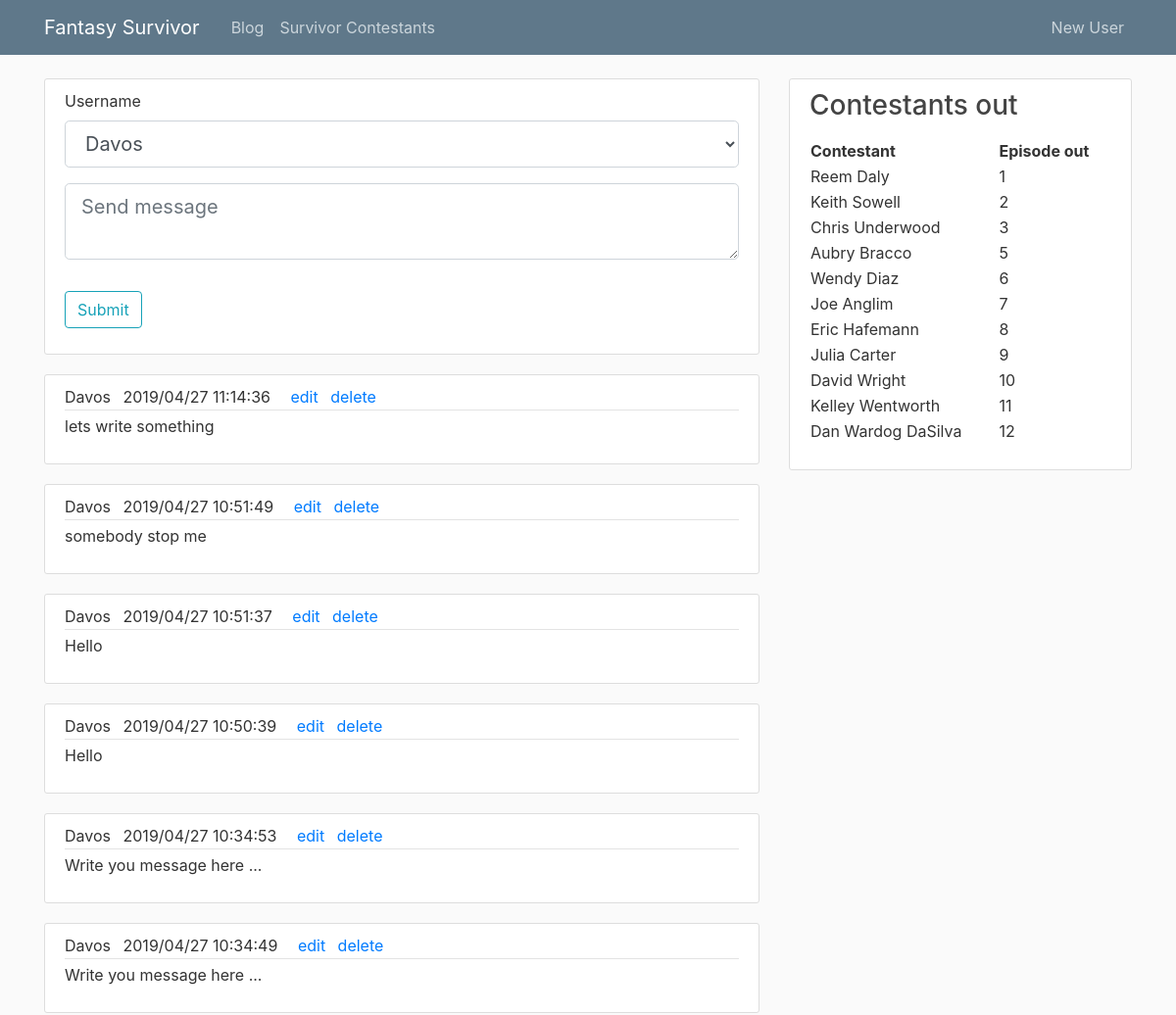
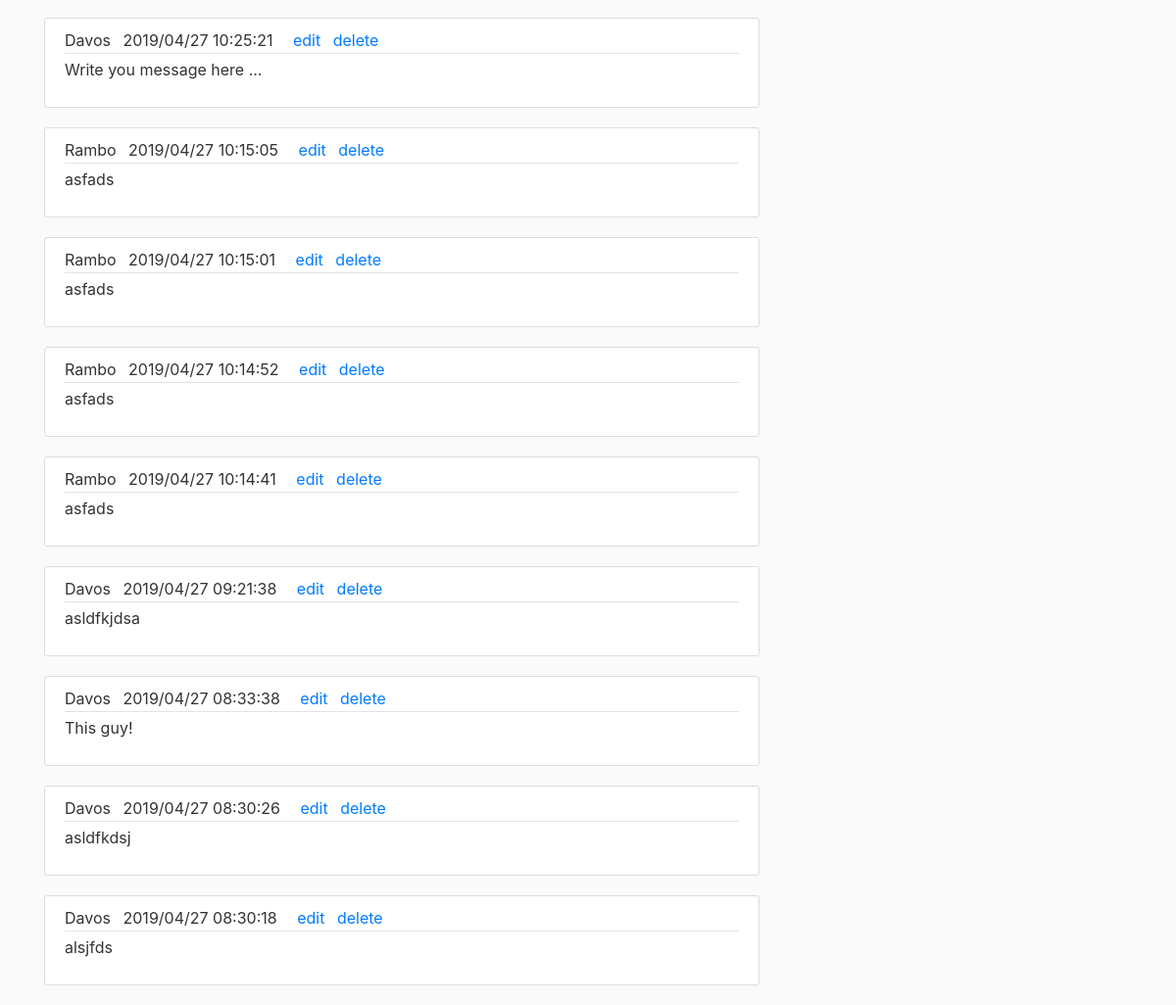
/blog, run on an earlier commit of the app's database (2 pictures, top to bottom).
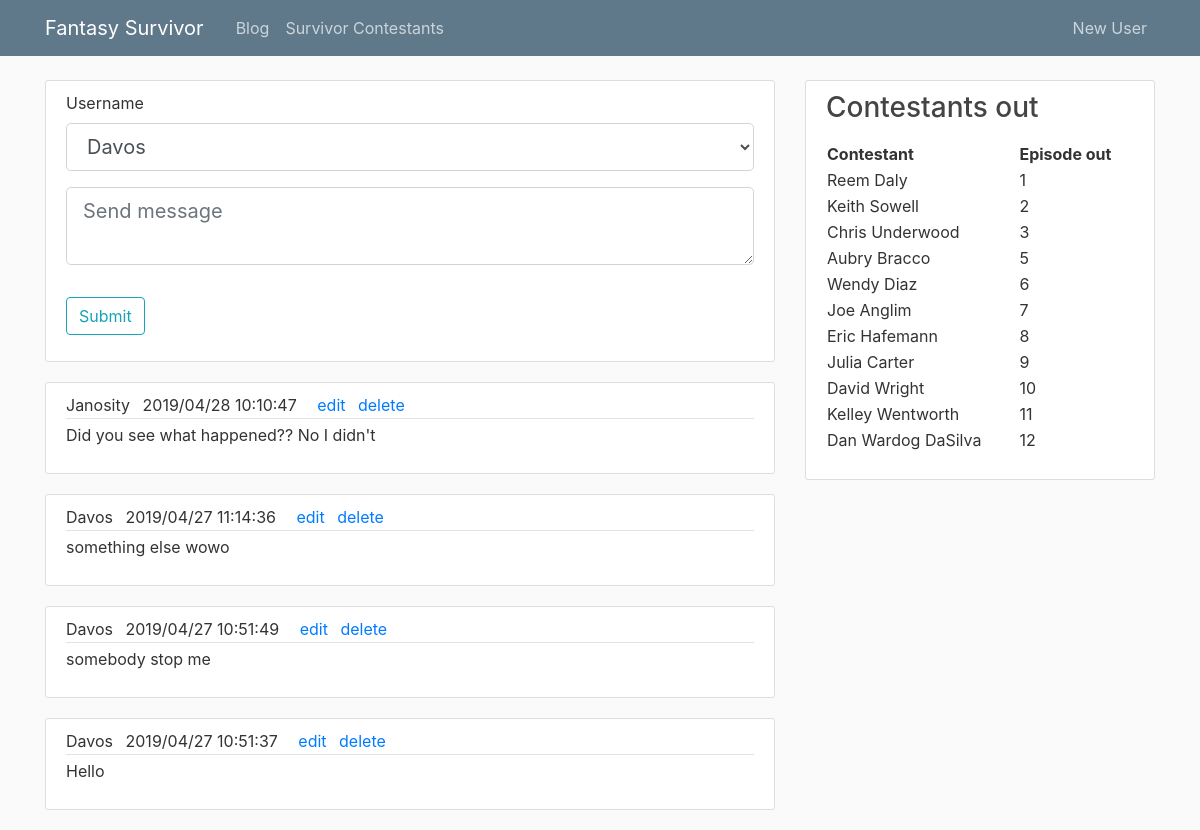
And on a later commit of the database.
### tables this page shows
CREATE TABLE Blog
(time_  DATETIME, 
user_nm varchar(255),
comp_nm varchar(255),
post varchar(255),
PRIMARY KEY (time_, user_nm, comp_nm),
constraint fk_user
    FOREIGN KEY (user_nm)
    REFERENCES CompUser(user_nm)
    on delete cascade,
constraint fk_comp
    FOREIGN KEY (comp_nm)
    references FantasyCompetition(comp_nm)
    on delete cascade
);

CREATE TABLE Contestant
(contestant_id INTEGER PRIMARY KEY AUTOINCREMENT, 
name varchar(255),
age INT,
sex char(15),
origin_town varchar(255),
season_no INT,
ep_no INT,
position_out INT,
foreign key (season_no) references Season,
foreign key (ep_no) references Episode
);

### survivorcomp.py (the view, shortened to what this page needs)
@app.route("/blog", methods=['GET', 'POST'])
def blog():
    c, conn = get_db()
    c.execute('SELECT user_nm FROM CompUser')
    results = c.fetchall()
    users = [(results.index(item), item['user_nm']) for item in results]
    form = BlogForm()
    form.username.choices = users
    conn = sqlite3.connect('survivor.db')
    conn.row_factory = dict_factory
    c = conn.cursor()
    c.execute("SELECT * FROM Blog \
        ORDER BY time_ DESC")
    blogs = c.fetchall()
    return render_template('blog.html', posts=blogs, form=form)

### forms.py
class BlogForm(FlaskForm):
    username = SelectField('Username', choices=[], coerce=int)
    content = TextAreaField(validators=[DataRequired()], render_kw=dict(placeholder='Send message'))
    submit = SubmitField('Submit')

### survivorcomp.py (called while the page is built)
def dict_factory(cursor, row):
    d = {}
    for idx, col in enumerate(cursor.description):
        d[col[0]] = row[idx]
    return d

def get_db():
    conn = sqlite3.connect('survivor.db')
    conn.row_factory = dict_factory
    c = conn.cursor()
    c.execute("PRAGMA foreign_keys=ON;")
    return c, conn

@app.context_processor
def feed_layout():
    c, conn = get_db()
    c.execute("SELECT name, ep_no \
        FROM contestant \
        Where ep_no is not Null \
        order by ep_no")
    out_cons = c.fetchall()
    return dict(out_cons=out_cons)

### templates/blog.html (shortened to what this page needs)
{% extends "layout.html" %}
{% block content %}
<div class="content-section">
    <form method="POST" action="">
        <fieldset class="form-group">
            <div class="form-group">
                {{ form.username.label(class="form-control-label") }}
                {% if form.username.errors %}
                    {{ form.username(class="form-control form-control-lg is-invalid") }}
                    <div class="invalid-feedback">
                        {% for error in form.username.errors %}
                            <span>{{ error }}</span>
                        {% endfor %}
                    </div>
                {% else %}
                    {{ form.username(class="form-control form-control-lg") }}
                {% endif %}
            </div>
                <div class="form-group">
                        {% if form.content.errors %}
                            {{ form.content(class="form-control form-control-lg is-invalid") }}
                            <div class="invalid-feedback">
                                {% for error in form.username.errors %}
                                    <span>{{ error }}</span>
                                {% endfor %}
                            </div>
                        {% else %}
                            {{ form.content(class="form-control form-control-lg") }}
                        {% endif %}
                    </div>
        </fieldset>
        <div class="form-group">
            {{ form.submit(class="btn btn-outline-info") }}
        </div>
    </form>
</div>
    {% for post in posts %}
      <article class="media content-section">
        <div class="media-body">
          <div class="article-metadata">
            <a class="mr-2" >{{ post.user_nm }}</a>
            <a class="mr-2" >{{ post.time_ }}</a>
            <a href="/blog/edit/{{ post.time_.replace('/', '-') }}/{{ post.user_nm }}/{{ post.comp_nm }}" class="ml-2" >edit</a>
            <a href="/blog/delete/{{ post.time_.replace('/', '-') }}/{{ post.user_nm }}/{{ post.comp_nm }}" class="ml-2" >delete</a>
          </div>
          <p class="article-content">{{ post.post }}</p>
        </div>
      </article>
    {% endfor %}
{% endblock content %}

### templates/layout.html (shortened to what this page needs)
<!DOCTYPE html>
<html>
<head>
    <link rel="stylesheet" href="https://maxcdn.bootstrapcdn.com/bootstrap/4.0.0/css/bootstrap.min.css">
    <link rel="stylesheet" type="text/css" href="{{ url_for('static', filename='main.css') }}">
</head>
<body>
    <header class="site-header">
      <nav class="navbar navbar-expand-md navbar-dark bg-steel fixed-top">
        <div class="container">
          <a class="navbar-brand mr-4" href="/">Fantasy Survivor</a>
          <div class="collapse navbar-collapse" id="navbarToggle">
            <div class="navbar-nav mr-auto">
              <a class="nav-item nav-link" href="{{ url_for('blog') }}">Blog</a>
              <a class="nav-item nav-link" href="{{ url_for('contestants') }}">Survivor Contestants</a>
            </div>
            <div class="navbar-nav">
              <a class="nav-item nav-link" href="{{ url_for('register') }}">New User</a>
            </div>
          </div>
        </div>
      </nav>
    </header>
    <main role="main" class="container">
      <div class="row">
        <div class="col-md-8">
          {% block content %}
          {% endblock %}
        </div>
        <div class="col-md-4">
          <div class="content-section">
            <h3>Contestants out</h3>
            <p class='text-muted'>
              <table style="width:100%">
                <tr>
                  <th>Contestant</th>
                  <th>Episode out</th>
                </tr>
                  {% for contestant in out_cons%}
                    <tr>
                      <td>{{ contestant['name'] }}</td>
                      <td>{{ contestant['ep_no'] }}</td>
                    </tr>
                  {% endfor %}
              </table>
            </p>
          </div>
        </div>
      </div>
    </main>
</body>
</html>

### static/main.css (style rules this page uses)
body { background: #fafafa; color: #333333; margin-top: 5rem; }
h1, h2, h3, h4, h5, h6 { color: #444444; }
.bg-steel { background-color: #5f788a; }
.site-header .navbar-nav .nav-link { color: #cbd5db; }
.content-section { background: #ffffff; padding: 10px 20px; border: 1px solid #dddddd; border-radius: 3px; margin-bottom: 20px; }
.article-content { white-space: pre-line; }
.article-metadata { padding-bottom: 1px; margin-bottom: 4px; border-bottom: 1px solid #e3e3e3 }

What changed in the data, as far as the page shows it:
removed Blog: user_nm "Davos", time_ "2019/04/27 10:50:39", post "Hello"
removed Blog: user_nm "Davos", time_ "2019/04/27 10:34:53", post "Write you message here ..."
removed Blog: user_nm "Davos", time_ "2019/04/27 10:34:49", post "Write you message here ..."
removed Blog: user_nm "Davos", time_ "2019/04/27 10:25:21", post "Write you message here ..."
removed Blog: user_nm "Rambo", time_ "2019/04/27 10:15:05", post "asfads"
removed Blog: user_nm "Rambo", time_ "2019/04/27 10:15:01", post "asfads"
removed Blog: user_nm "Rambo", time_ "2019/04/27 10:14:52", post "asfads"
removed Blog: user_nm "Rambo", time_ "2019/04/27 10:14:41", post "asfads"
removed Blog: user_nm "Davos", time_ "2019/04/27 09:21:38", post "asldfkjdsa"
removed Blog: user_nm "Davos", time_ "2019/04/27 08:33:38", post "This guy!"
removed Blog: user_nm "Davos", time_ "2019/04/27 08:30:26", post "asldfkdsj"
removed Blog: user_nm "Davos", time_ "2019/04/27 08:30:18", post "alsjfds"
added Blog: user_nm "Janosity", time_ "2019/04/28 10:10:47", post "Did you see what happened?? No I didn't"
changed Blog: post "lets write something" → "something else wowo"
